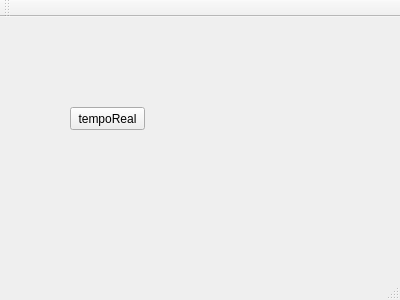
<?xml version="1.0" encoding="UTF-8"?>
<ui version="4.0">
 <class>MainWindow</class>
 <widget class="QMainWindow" name="MainWindow">
  <property name="geometry">
   <rect>
    <x>0</x>
    <y>0</y>
    <width>400</width>
    <height>300</height>
   </rect>
  </property>
  <property name="windowTitle">
   <string>MainWindow</string>
  </property>
  <widget class="QWidget" name="centralWidget">
   <widget class="QPushButton" name="pushButton">
    <property name="geometry">
     <rect>
      <x>70</x>
      <y>90</y>
      <width>75</width>
      <height>23</height>
     </rect>
    </property>
    <property name="text">
     <string>tempoReal</string>
    </property>
   </widget>
  </widget>
  <widget class="QMenuBar" name="menuBar">
   <property name="geometry">
    <rect>
     <x>0</x>
     <y>0</y>
     <width>400</width>
     <height>21</height>
    </rect>
   </property>
  </widget>
  <widget class="QToolBar" name="mainToolBar">
   <attribute name="toolBarArea">
    <enum>TopToolBarArea</enum>
   </attribute>
   <attribute name="toolBarBreak">
    <bool>false</bool>
   </attribute>
  </widget>
  <widget class="QStatusBar" name="statusBar"/>
 </widget>
 <layoutdefault spacing="6" margin="11"/>
 <resources/>
 <connections/>
</ui>
